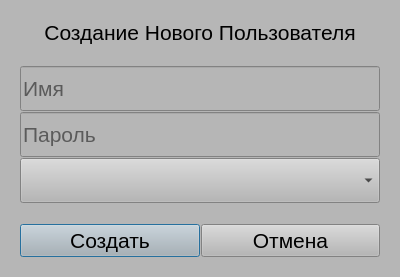
<?xml version="1.0" encoding="UTF-8"?>
<ui version="4.0">
 <class>Dialog</class>
 <widget class="QDialog" name="Dialog">
  <property name="geometry">
   <rect>
    <x>0</x>
    <y>0</y>
    <width>400</width>
    <height>271</height>
   </rect>
  </property>
  <property name="font">
   <font>
    <family>Arial</family>
    <pointsize>16</pointsize>
   </font>
  </property>
  <property name="windowTitle">
   <string>Dialog</string>
  </property>
  <property name="styleSheet">
   <string notr="true">background-color: rgb(182, 182, 182)</string>
  </property>
  <layout class="QVBoxLayout" name="verticalLayout_2">
   <property name="spacing">
    <number>1</number>
   </property>
   <property name="leftMargin">
    <number>20</number>
   </property>
   <property name="topMargin">
    <number>20</number>
   </property>
   <property name="rightMargin">
    <number>20</number>
   </property>
   <property name="bottomMargin">
    <number>20</number>
   </property>
   <item>
    <widget class="QLabel" name="label">
     <property name="font">
      <font>
       <family>Arial</family>
       <pointsize>16</pointsize>
      </font>
     </property>
     <property name="text">
      <string>Создание Нового Пользователя</string>
     </property>
     <property name="alignment">
      <set>Qt::AlignCenter</set>
     </property>
    </widget>
   </item>
   <item>
    <spacer name="verticalSpacer_2">
     <property name="orientation">
      <enum>Qt::Vertical</enum>
     </property>
     <property name="sizeType">
      <enum>QSizePolicy::Fixed</enum>
     </property>
     <property name="sizeHint" stdset="0">
      <size>
       <width>20</width>
       <height>20</height>
      </size>
     </property>
    </spacer>
   </item>
   <item>
    <layout class="QVBoxLayout" name="DataContainer">
     <item>
      <widget class="QLineEdit" name="Name">
       <property name="minimumSize">
        <size>
         <width>0</width>
         <height>45</height>
        </size>
       </property>
       <property name="font">
        <font>
         <family>Arial</family>
         <pointsize>16</pointsize>
        </font>
       </property>
       <property name="placeholderText">
        <string>Имя</string>
       </property>
      </widget>
     </item>
     <item>
      <widget class="QLineEdit" name="Password">
       <property name="minimumSize">
        <size>
         <width>0</width>
         <height>45</height>
        </size>
       </property>
       <property name="font">
        <font>
         <family>Arial</family>
         <pointsize>16</pointsize>
        </font>
       </property>
       <property name="placeholderText">
        <string>Пароль</string>
       </property>
      </widget>
     </item>
     <item>
      <widget class="QComboBox" name="PowerLevel">
       <property name="minimumSize">
        <size>
         <width>0</width>
         <height>45</height>
        </size>
       </property>
       <property name="font">
        <font>
         <family>Arial</family>
         <pointsize>16</pointsize>
        </font>
       </property>
       <property name="placeholderText">
        <string>Должность</string>
       </property>
       <item>
        <property name="text">
         <string>Менеджер</string>
        </property>
       </item>
       <item>
        <property name="text">
         <string>Ветеринар</string>
        </property>
       </item>
      </widget>
     </item>
    </layout>
   </item>
   <item>
    <spacer name="verticalSpacer">
     <property name="orientation">
      <enum>Qt::Vertical</enum>
     </property>
     <property name="sizeType">
      <enum>QSizePolicy::Fixed</enum>
     </property>
     <property name="sizeHint" stdset="0">
      <size>
       <width>20</width>
       <height>20</height>
      </size>
     </property>
    </spacer>
   </item>
   <item>
    <layout class="QHBoxLayout" name="horizontalLayout">
     <item>
      <widget class="QPushButton" name="add">
       <property name="minimumSize">
        <size>
         <width>100</width>
         <height>0</height>
        </size>
       </property>
       <property name="font">
        <font>
         <family>Arial</family>
         <pointsize>16</pointsize>
        </font>
       </property>
       <property name="text">
        <string>Создать</string>
       </property>
      </widget>
     </item>
     <item>
      <widget class="QPushButton" name="back">
       <property name="minimumSize">
        <size>
         <width>100</width>
         <height>0</height>
        </size>
       </property>
       <property name="font">
        <font>
         <family>Arial</family>
         <pointsize>16</pointsize>
        </font>
       </property>
       <property name="text">
        <string>Отмена</string>
       </property>
      </widget>
     </item>
    </layout>
   </item>
  </layout>
 </widget>
 <resources/>
 <connections/>
</ui>
